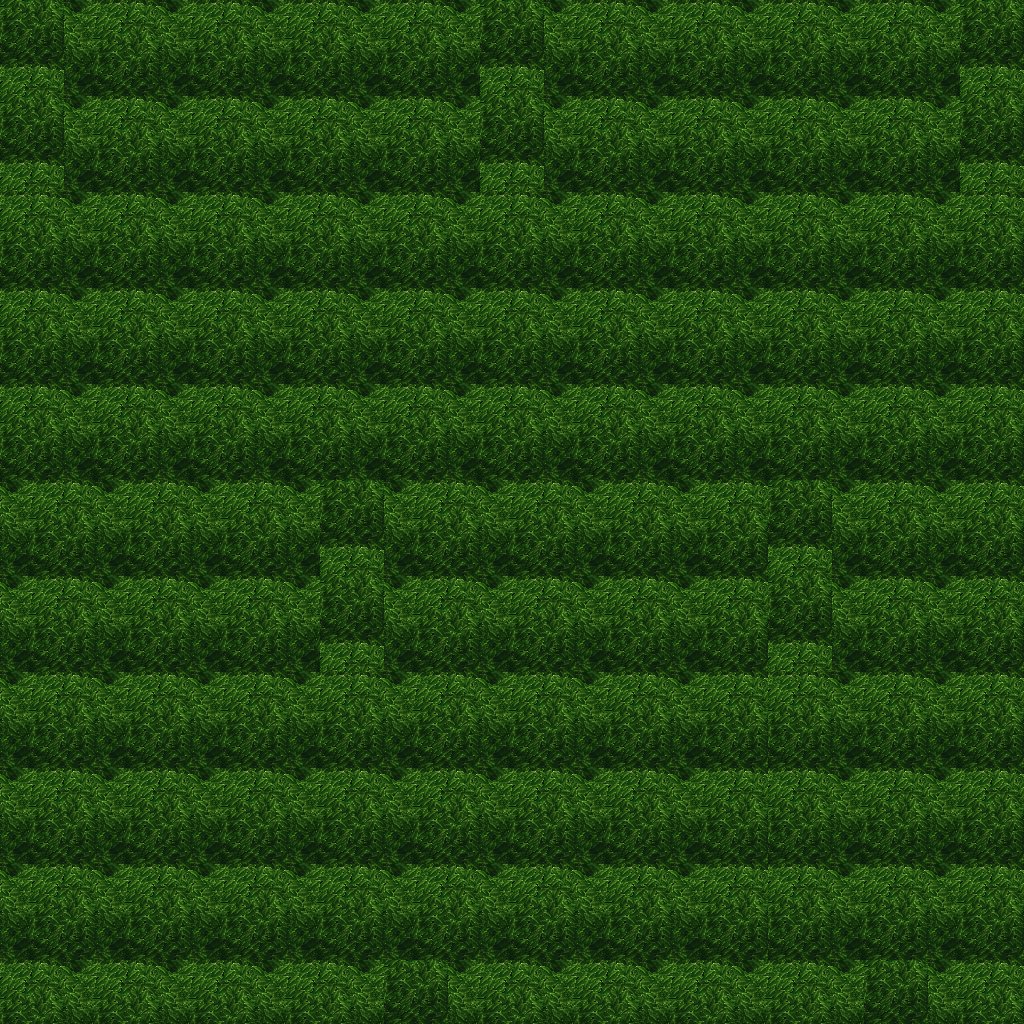

This game map was drawn from its Tiled (.tmx) file and the tilesets committed beside it. A one-line description and the trimmed map source follow:
An orthogonal 32x32 tile map with 32x32 px tiles, 5 tile layers (Ground, Objects, Objects2, Above, ...), 1 hidden layer not drawn, 19 tilesets.

<map version="1.10" tiledversion="1.11.0" orientation="orthogonal" renderorder="right-down" width="32" height="32" tilewidth="32" tileheight="32" infinite="0" nextlayerid="11" nextobjectid="1">
 <tileset firstgid="1" name="ground_ground" tilewidth="32" tileheight="32" tilecount="33" columns="3">
  <image source="../drawable/ground_ground.png" width="96" height="352" />
 </tileset>
 <tileset firstgid="34" name="plant_grasses" tilewidth="32" tileheight="32" tilecount="6" columns="3">
  <image source="../drawable/plant_grasses.png" width="96" height="64" />
 </tileset>
 <tileset firstgid="40" name="plant_flower_daisy_blue" tilewidth="32" tileheight="32" tilecount="8" columns="2">
  <image source="../drawable/plant_flower_daisy_blue.png" width="64" height="128" />
 </tileset>
 <tileset firstgid="48" name="plant_flower_daisy_yellow" tilewidth="32" tileheight="32" tilecount="8" columns="2">
  <image source="../drawable/plant_flower_daisy_yellow.png" width="64" height="128" />
 </tileset>
 <tileset firstgid="56" name="plant_flower_daisy_red" tilewidth="32" tileheight="32" tilecount="8" columns="2">
  <image source="../drawable/plant_flower_daisy_red.png" width="64" height="128" />
 </tileset>
 <tileset firstgid="64" name="plant_flower_daisy_white" tilewidth="32" tileheight="32" tilecount="8" columns="2">
  <image source="../drawable/plant_flower_daisy_white.png" width="64" height="128" />
 </tileset>
 <tileset firstgid="72" name="logic_collision" tilewidth="32" tileheight="32" tilecount="1" columns="1">
  <image source="../drawable/logic_collision.png" width="32" height="32" />
 </tileset>
 <tileset firstgid="73" name="plant_tree_tree_green" tilewidth="32" tileheight="32" tilecount="88" columns="8">
  <image source="../drawable/plant_tree_tree_green.png" width="256" height="352" />
 </tileset>
 <tileset firstgid="161" name="logic_item_resources" tilewidth="32" tileheight="32" tilecount="6" columns="6">
  <image source="../drawable/logic_item_resources.png" width="192" height="32" />
 </tileset>
 <tileset firstgid="167" name="item_statue_broken_green_column" tilewidth="32" tileheight="32" tilecount="2" columns="1">
  <image source="../drawable/item_statue_broken_green_column.png" width="32" height="64" />
 </tileset>
 <tileset firstgid="169" name="plant_tree_spruce" tilewidth="32" tileheight="32" tilecount="6" columns="2">
  <image source="../drawable/plant_tree_spruce.png" width="64" height="96" />
 </tileset>
 <tileset firstgid="175" name="plant_tree_pine_snowy" tilewidth="32" tileheight="32" tilecount="6" columns="2">
  <image source="../drawable/plant_tree_pine_snowy.png" width="64" height="96" />
 </tileset>
 <tileset firstgid="181" name="logic_creature_ent" tilewidth="32" tileheight="32" tilecount="4" columns="4">
  <image source="../drawable/logic_creature_ent.png" width="128" height="32" />
 </tileset>
 <tileset firstgid="185" name="logic_item_mushroom" tilewidth="32" tileheight="32" tilecount="6" columns="6">
  <image source="../drawable/logic_item_mushroom.png" width="192" height="32" />
 </tileset>
 <tileset firstgid="191" name="plant_star_shaped_plants" tilewidth="32" tileheight="32" tilecount="6" columns="2">
  <image source="../drawable/plant_star_shaped_plants.png" width="64" height="96" />
 </tileset>
 <tileset firstgid="197" name="plant_tree_tree_darkgreen" tilewidth="32" tileheight="32" tilecount="88" columns="8">
  <image source="../drawable/plant_tree_tree_darkgreen.png" width="256" height="352" />
 </tileset>
 <tileset firstgid="285" name="plant_stump_stump_pale_brown" tilewidth="32" tileheight="32" tilecount="4" columns="2">
  <image source="../drawable/plant_stump_stump_pale_brown.png" width="64" height="64" />
 </tileset>
 <tileset firstgid="289" name="plant_tree_umbrella_thorn" tilewidth="32" tileheight="32" tilecount="18" columns="6">
  <image source="../drawable/plant_tree_umbrella_thorn.png" width="192" height="96" />
 </tileset>
 <tileset firstgid="307" name="logic_item_fruits" tilewidth="32" tileheight="32" tilecount="16" columns="8">
  <image source="../drawable/logic_item_fruits.png" width="256" height="64" />
 </tileset>
 <layer id="1" name="Ground" width="32" height="32">
  <data>[1024 cells, 1024 non-empty, 1 distinct tile ids]</data>
 </layer>
 <layer id="2" name="Objects" width="32" height="32">
  <data>[1024 cells, 2 non-empty, 1 distinct tile ids]</data>
 </layer>
 <layer id="3" name="Objects2" width="32" height="32">
  <data>[1024 cells, 0 non-empty, 0 distinct tile ids]</data>
 </layer>
 <layer id="4" name="Above" width="32" height="32">
  <data>[1024 cells, 1024 non-empty, 9 distinct tile ids]</data>
 </layer>
 <layer id="5" name="Above2" width="32" height="32">
  <data>[1024 cells, 0 non-empty, 0 distinct tile ids]</data>
 </layer>
 <layer id="6" name="Walkable" width="32" height="32" visible="0">
  <data>[1024 cells, 1024 non-empty, 1 distinct tile ids]</data>
 </layer>
 <objectgroup id="7" name="Mapevents" />
 <objectgroup id="8" name="Spawn" />
 <objectgroup id="9" name="Keys" />
 <objectgroup id="10" name="Replace" />
</map>
